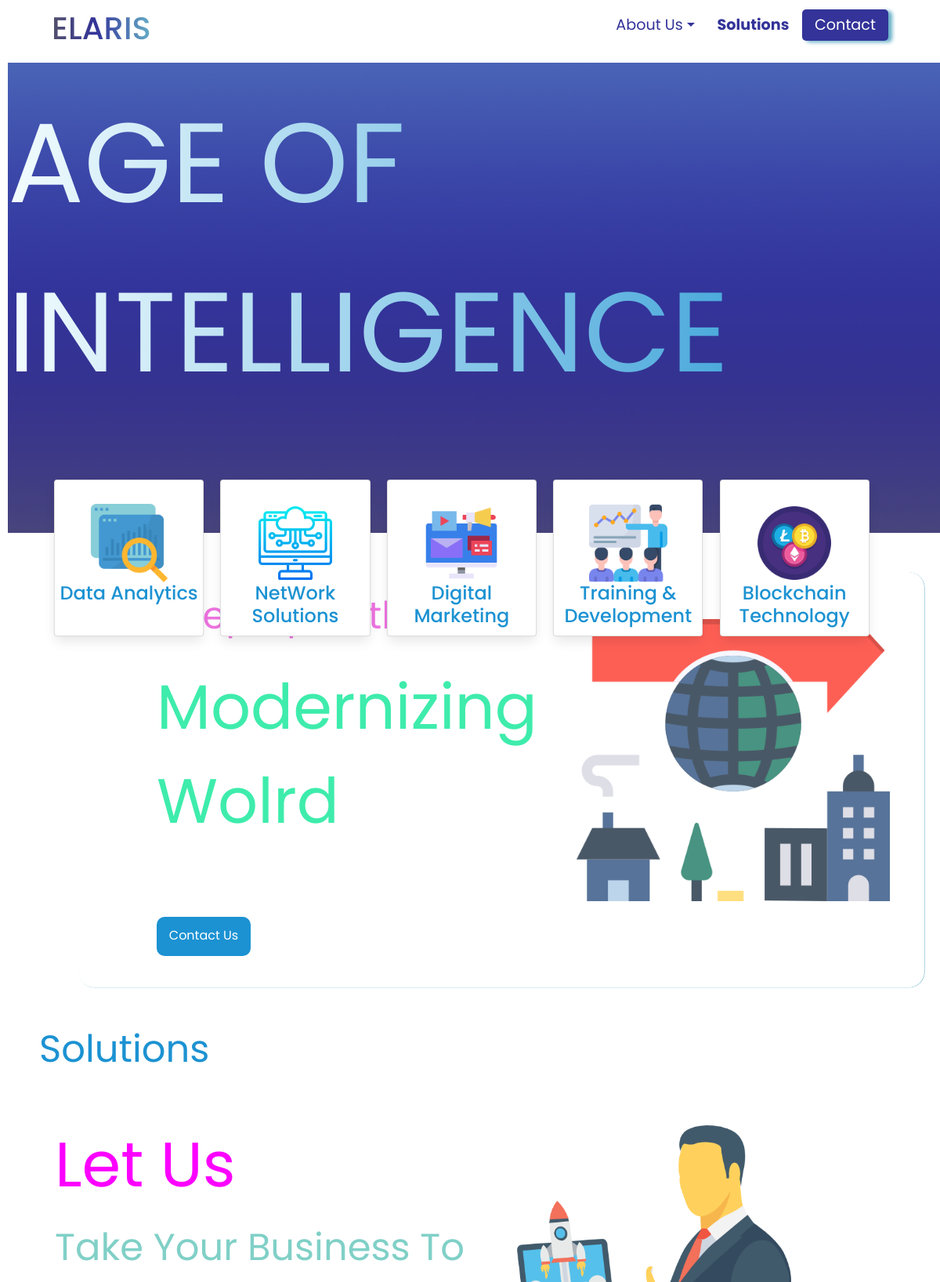
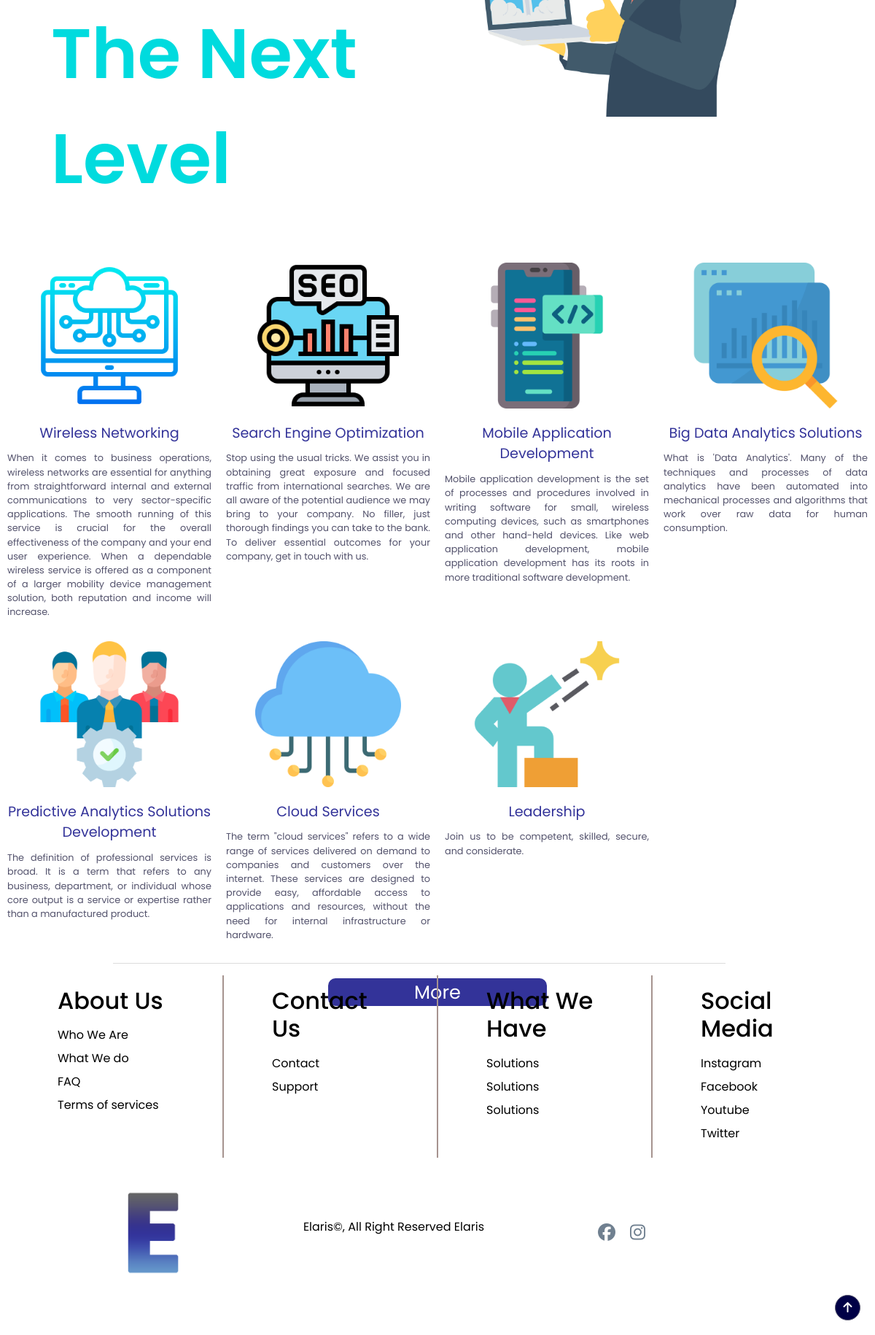
The page / on the database its author committed (2 pictures, top to bottom).
### solutions/models.py (models this page shows, shortened)
class Solution(models.Model):
	name = models.CharField(max_length=9999)
	desc = models.TextField()
	img = models.ImageField(upload_to='solutions/img/')
	solution_type = models.CharField(max_length=9999, choices=solution_type, default='Normal')
	solution_category = models.CharField(max_length=9999, choices=solution_category, default='Network')

### pages/views.py (the view)
# urls.py: path('', HomeView.as_view(),  name='home_view'),
class HomeView(View):
	template_name = 'index.html'
	queryset = Solution.objects.all()
	def get_queryset(self):
		return self.queryset
	def get(self, request):
		context = {
		'solutions': self.get_queryset(),
		}
		return render(request, self.template_name, context)

### pages/templates/index.html (shortened to what this page needs)
<!DOCTYPE html>
<html lang="en">
{% extends 'base.html' %}
{% load static %}
    {% block extra_css %}
    	<link rel="stylesheet" href="{% static 'pages/css/index.css' %}">
    {% endblock %}
    {% block content %}
        <div class="main__container">
            <div class="container__top"  data-aos="fade">
                <img class="img__top" alt="top-img" src="{% static 'pages/img/back_1.png' %}" />
                <div class="int__container">
                    AGE OF INTELLIGENCE
                </div>
                <div class="card__container">
                    <div class="card" id="card-1">
                        <img class="card__img" alt="top-img" src="{% static 'pages/img/data.png' %}" />
                        <h1> Data Analytics </h1>
                    </div>
                    <div class="card" id="card-2">
                        <img class="card__img" alt="top-img" src="{% static 'pages/img/cloud-service.png' %}" />
                        <h1> NetWork Solutions </h1>
                    </div>
                    <div class="card" id="card-3">
                        <img class="card__img" alt="top-img" src="{% static 'pages/img/digital-marketing.png' %}" />
                        <h1> Digital Marketing </h1>
                    </div>
                     <div class="card" id="card-4">
                        <img class="card__img" alt="top-img" src="{% static 'pages/img/analysis.png' %}" />
                        <h1> Training & Development </h1>
                    </div>
                     <div class="card" id="card-5">
                        <img class="card__img" alt="top-img" src="{% static 'pages/img/cryptocurrency.png' %}" />
                        <h1> Blockchain Technology </h1>
                    </div>
                </div>
            </div>
            <div class="about__container">
                <div class="about__1">
                    <div class="about__top">
                        <div class="about__top__1">
                            Keep Up With The
                        </div>
                        <div class="about__top__2">
                            Modernizing Wolrd
                        </div>
                    </div>
                    <div class="about__btn__wrapper">
                        <a  class="about__btn" href="/contact" title="contact-link"> Contact Us </a>
                    </div>
                </div>
                <div class="about__img">
                    <img class="" alt="about-img" src="{% static 'pages/img/modernization.png' %}" />
                </div>
            </div>
            <div class="sol__container">
                <h1> Solutions </h1>
                <div class="sol__top">
                    <div class="top__1">
                        <div class="top__1__1">
                            Let Us
                        </div>
                        <div class="top__1__2">
                            Take Your Business To
                        </div>
                        <div class="top__1__3">
                            The Next Level
                        </div>
                    </div>
                    <div class="top__2">
                        <img class="" alt="top-img" src="{% static 'pages/img/businessman.png' %}" />
                    </div>
                </div>
                <div class="sol__wrapper"  data-aos="fade">
                    {% for solution in solutions %}
                    {% if solution.solution_type == 'Home' %}
                    <div class="sol__card">
                        <img src="{{ solution.img.url }}" alt="sol-img">
                        <div class="sol__name">
                            {{ solution.name }}
                        </div>
                        <div class="sol__desc">
                            {{ solution.desc }}
                        </div>
                    </div>
                    {% endif %}
                    {% endfor %}
                </div>
                <div class="more__container">
                    <a href="/solutions" title="">
                        More
                    </a>
                </div>
            </div>
        </div>
    {% endblock %}

### pages/templates/base.html (shortened to what this page needs)
<!DOCTYPE html>
<html lang="en">
{% load static %}
<head>
    <link rel="stylesheet" href="https://cdn.jsdelivr.net/npm/bulma@0.9.3/css/bulma.min.css">
    <link rel="stylesheet" href="https://unpkg.com/aos@next/dist/aos.css" />
    {% block extra_css %}
    {% endblock %}
 </head>
<body class="body">
    {% include 'navbar.html' %}
    {% block content %}{% endblock %}
    {% include 'footer.html' %}
</body>
</html>

### pages/templates/navbar.html (shortened to what this page needs)
<!DOCTYPE html>
<html lang="en">
{% load static %}
<head>
    <link rel="stylesheet" href="{% static 'pages/css/navbar.css' %}">
    <link rel="stylesheet" href="https://maxcdn.bootstrapcdn.com/bootstrap/4.0.0/css/bootstrap.min.css">
    <link rel="stylesheet" href="https://cdn.jsdelivr.net/npm/bootstrap@4.0.0/dist/css/bootstrap.min.css">
</head>
<body>
    <nav class="navbar navbar-expand-lg">
        <div class="navbar__container">
            <a href="/" id="navbar__logo">
                <h1> ELARIS </h1>
            </a>
            <ul class="navbar__menu">
                <li class="nav-item dropdown">
                    <a class="navbar__links dropdown-toggle" href="{% url 'about_view' %}" id="navbarDropdown" role="button" data-toggle="dropdown" aria-haspopup="true" aria-expanded="false">
                      About Us
                    </a>
                  </li>
                <li class="navabr__item">
                    <a href="{% url 'solutions_view' %}" class="navbar__links" id="about-page" > <b>Solutions</b> </a>
                </li>
                <li class="navbar__item">
                    <a href="{% url 'contact_view' %}" class="navbar__links navbar__btn" id="about-page" > Contact </a>
                 </li>
            </ul>
        </div>
    </nav>
</body>
</html>

### pages/templates/footer.html (shortened to what this page needs)
<!DOCTYPE html>
<html lang="en">
{% load static %}
<head>
    <link rel="stylesheet" href="{% static 'pages/css/footer.css' %}">
    <link rel="stylesheet" href="https://maxcdn.bootstrapcdn.com/bootstrap/4.0.0/css/bootstrap.min.css">
</head>
<body>
    <footer>
        <div class="footer__container">
        <hr>
        <div class="footer__links">
            <div class="footer__link--wrapper">
                <div class="footer__link--items">
                    <h2>About Us</h2>
                    <a href="{% url 'about_view' %}">Who We Are </a>
                    <a href="{% url 'about_view' %}"> What We do </a>
                    <a href="{% url 'about_view' %}#faq-wrapper"> FAQ </a>
                    <a href="{% url 'about_view' %}"> Terms of services </a>
                </div>
                <div class="vl"></div>
                <div class="footer__link--items">
                    <h2>Contact Us</h2>
                    <a href="#"> Contact</a>
                    <a href="#"> Support </a>
                </div>
                <div class="vl"></div>
            </div>
            <div class="footer__link--wrapper">
                <div class="footer__link--items">
                    <h2>What We Have</h2>
                    <a href="#" > Solutions </a>
                    <a href="#"> Solutions </a>
                    <a href="#"> Solutions </a>
                </div>
                <div class="vl"></div>
                <div class="footer__link--items">
                    <h2>Social Media</h2>
                    <a href="/"> Instagram </a>
                    <a href="/"> Facebook </a>
                    <a href="/"> Youtube </a>
                    <a href="/"> Twitter </a>
                </div>
            </div>
        </div>
        <section class="social__media">
            <div class="social__media--wrap">
                <div class="footer__logo">
                    <img src="{% static 'pages/img/logo_icon.png' %}" />
                </div>
                <p class="wesite__rights">Elaris©, All Right Reserved Elaris</p>
                <div class="social__icons">
                    <a href="/" class="social__icon--link" target="_blank">
                        <i class="fab fa-facebook"></i>
                    </a>
                    <a href="https://www.instagram.com/pd.elaris/" class="social__icon--link"  target="_blank">
                        <i class="fab fa-instagram"></i>
                    </a>
                </div>
            </div>
        </section>
        <div id="back-to-top" class="back-to-top">
            <button onclick="topFunction()" class="btn btn-dark" title="Back to Top" style="display: block;">
                <i class="fa fa-arrow-up"></i>
            </button>
        </div>
    </div>
    </footer>
</body>
</html>

### pages/static/pages/css/index.css (style rules this page uses)
.main__container { margin: 0 0 1000px 0; }
.container__top { display: flex; flex-direction: column; height: 600px; margin: 0 auto; padding: 0 10px; }
.img__top { width: 100%; height: 600px; position: absolute; animation: fadeIn 2s; object-fit: cover; }
.int__container { padding: 20px 0 0 0; align-self: center; z-index: 800; color: #fff; font-size: 9rem; animation: fadeIn 2.3s; background: #1c92d2; background: -webkit-linear-gradient(to right, #f2fcfe, #1c92d2); background: linear-gradient(to right, #f2fcfe, #1c92d2); -webkit-background-clip: text; -webkit-text-fill-color: transparent; -moz-text-fill-color: transparent; }
.card__container { z-index: 800; align-self: center; display: grid; grid-template-columns: 1fr 1fr 1fr 1fr 1fr; height: 100%; width: 90%; padding: 80px 0 80px 0; }
.card { width: 90%; height: 200px; background: transparent; align-self: center; padding: 30px 0 0 0; text-align: center; }
#card-1 { animation: fadeIn 3s; }
#card-2 { animation: fadeIn 3.5s; }
#card-3 { animation: fadeIn 4s; }
#card-4 { animation: fadeIn 4.5s; }
#card-5 { animation: fadeIn 5s; }
.card__img { align-self: center; width: 100px; height: 100px; object-fit: cover; }
.card h1 { font-size: 1.5rem; opacity: 1; color: #1c92d2; }
.about__container { display:grid; grid-template-columns: 1fr 1fr; margin: 50px 0 0 100px; height: 100%; box-shadow: .5px .25px .5px #66aec7; width: 90%; border-radius: 20px; }
.about__top { height: 400px; margin: 20px 0 20px 100px; grid-template-rows: 1fr 1fr; }
.about__top__1 { font-size: 3rem; color: #EE74E1; animation: moveToRight 2s; }
.about__top__2 { font-size: 5rem; padding: 20px 0 0 0; color: #3EECAC; animation: moveToRight 3s; }
.about__btn__wrapper { margin: 20px 0 40px 100px; padding: 12px 0 0 0; text-align: center; animation: moveToRight 3.5s; background: #1c92d2; width: 120px; height: 50px; border-radius: 10px; }
.about__btn { color: #fff; }
.about__img { animation: fadeIn 3s; padding: 20px 0 0 50px; }
.about__img img { width:400px; height:400px; animation: fadeIn 5s; }
.sol__container { display: flex; flex-direction: column; height: 600px; margin: 0 auto; padding: 30px 0 0 0; animation: fadeIn 5s; }
.sol__wrapper { display: grid; grid-template-columns: 1fr 1fr 1fr 1fr; padding: 0 0 30px 0; }
.sol__container h1 { font-size: 3rem; animation: fadeIn 5s; padding: 20px 0 20px 50px; color: #1c92d2; font-weight: 400; }
.sol__top { display:grid; grid-template-columns: 1fr 1fr; margin: 20px 0 50px 20px; border-radius: 20px; }
.top__1 { padding-left: 50px; }
.top__1__1 { font-size: 5rem; color: #FC00FF; animation: moveToRight 2s; padding: 10px 0 10px 0; }
.top__1__2 { font-size: 3rem; color: #80D0C7; animation: moveToRight 3s; }
.top__1__3 { font-size:6rem; font-weight: 600; color: #00DBDE; padding: 10px 0 10px 0; animation: moveToRight 4s; }
.top__2 img { padding: 20px 0 20px 50px; width: 400px; height: 400px; animation: fadeIn 5s; }
.sol__card { display: flex; flex-direction: column; padding: 0 0 20px 0; text-align: center; }
.sol__card img { width: 200px; height:200px; margin: 10px 0 20px 0; border-radius: 5px; align-self: center; }
.sol__name { font-size: 1.2rem; color: #333399; }
.sol__desc { padding: 10px 10px 0 10px; font-size: .8rem; text-align: justify; color: #53526c; }
.more__container { background: #333399; width: 300px; height: 250px; align-self: center; font-size: 1.6rem; border-radius: 10px; color: #fff; text-align: center; transition: all .5s ease; }
.more__container a { color: #fff; }

### pages/templates/base.html (style rules this page uses)
* { font-family: 'Poppins', sans-serif; }

### rows shown on the page
Solution: img (picture), name "Wireless Networking", desc "When it comes to business operations, wireless networks are essential for anything from straightforward internal and external communications to very sector-specific applications. The smooth running of this service is crucial for the overall effectiveness of the company and your end user experience. When a dependable wireless service is offered as a component of a larger mobility device management solution, both reputation and income will increase."
Solution: img (picture), name "Search Engine Optimization", desc "Stop using the usual tricks. We assist you in obtaining great exposure and focused traffic from international searches. We are all aware of the potential audience we may bring to your company. No filler, just thorough findings you can take to the bank. To deliver essential outcomes for your company, get in touch with us."
Solution: img (picture), name "Mobile Application Development", desc "Mobile application development is the set of processes and procedures involved in writing software for small, wireless computing devices, such as smartphones and other hand-held devices. Like web application development, mobile application development has its roots in more traditional software development."
Solution: img (picture), name "Big Data Analytics Solutions", desc "What is 'Data Analytics'. Many of the techniques and processes of data analytics have been automated into mechanical processes and algorithms that work over raw data for human consumption."
Solution: img (picture), name "Predictive Analytics Solutions Development", desc "The definition of professional services is broad. It is a term that refers to any business, department, or individual whose core output is a service or expertise rather than a manufactured product."
Solution: img (picture), name "Cloud Services", desc "The term \"cloud services\" refers to a wide range of services delivered on demand to companies and customers over the internet. These services are designed to provide easy, affordable access to applications and resources, without the need for internal infrastructure or hardware."
Solution: img (picture), name "Leadership", desc "Join us to be competent, skilled, secure, and considerate."
